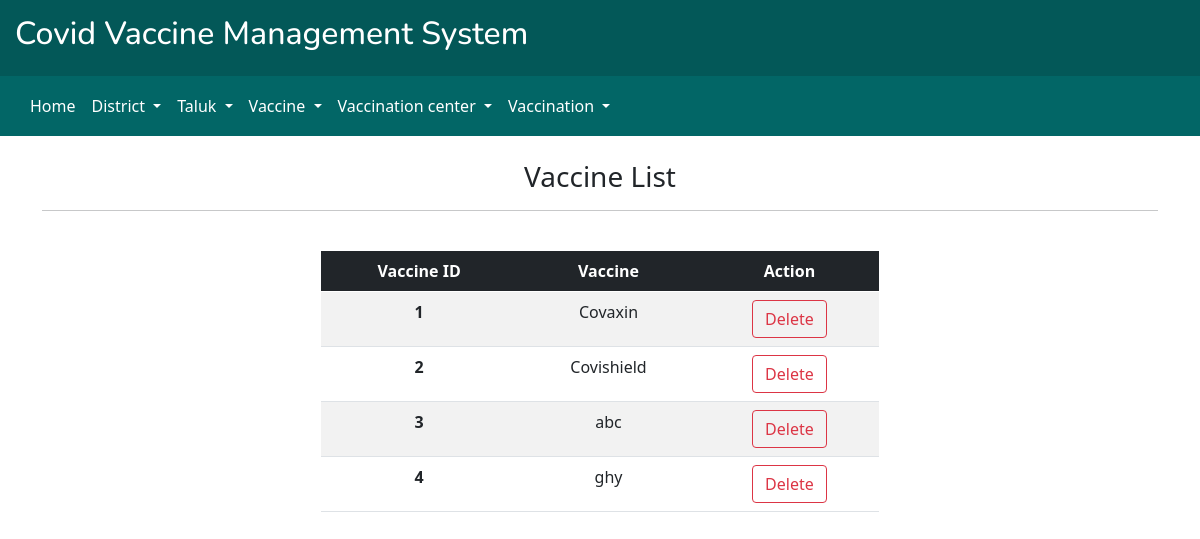
Screenshot of /view_vaccine/ with the database file from the repository.
### home/models.py (models this page shows, shortened)
class Vaccine(models.Model):
    vid = models.IntegerField(primary_key=True)
    vname =  models.CharField(max_length=122)

### home/views.py (the view)
# urls.py: path('view_vaccine/', views.view_vaccine, name="view_vaccine"),
def view_vaccine(request):
    vacc = Vaccine.objects.all().values()
    template = loader.get_template('view_vaccine.html')
    return render(request,'view_vaccine.html', {'Vaccine': vacc})

### templates/view_vaccine.html (shortened to what this page needs)
{% extends 'admin_base.html' %}
{% block content %}
<div class="container  text-center">
    <br>
    <h3 >Vaccine List </h3>
    <hr> <br>
    <div class="col col-6 offset-2">
        <table class="table table-striped dark offset-2">
            <thead class="table-dark">
                <tr>
                    <th scope="col">Vaccine ID</th>
                    <th scope="col">Vaccine </th>
                    <th scope="col">Action </th>
            </thead>
            <tbody>
                {% for item in Vaccine %}
                <tr>
                    <th scope="row">{{ item.vid }}</th>
                    <td>{{ item.vname }}</td>
                    <td>
                        <form action="{% url 'delete_vaccine' item.vid %}" method="post">
                            <button type="submit" class="btn btn-outline-danger">Delete</button>
                        </form>
                    </td>
                </tr>
                {% endfor %}
            </tbody>
        </table>
    </div>
</div>
{% endblock %}

### templates/admin_base.html (style rules this page uses)
* { margin: 0; padding: 0; }
.container { width: 100%; }

### rows the page displays
Vaccine: vid "1", vname "Covaxin"
Vaccine: vid "2", vname "Covishield"
Vaccine: vid "3", vname "abc"
Vaccine: vid "4", vname "ghy"
